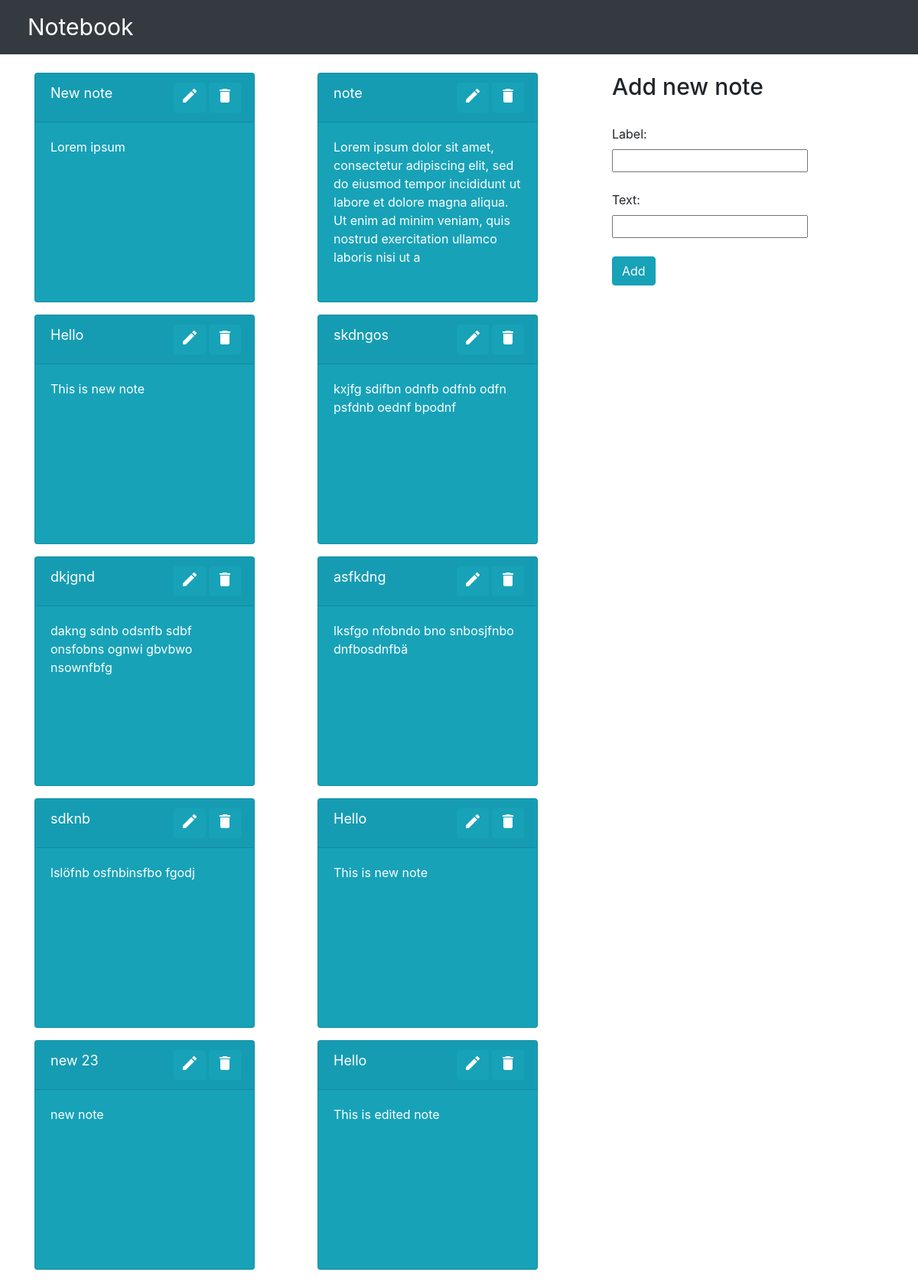
The app's page /, older data.
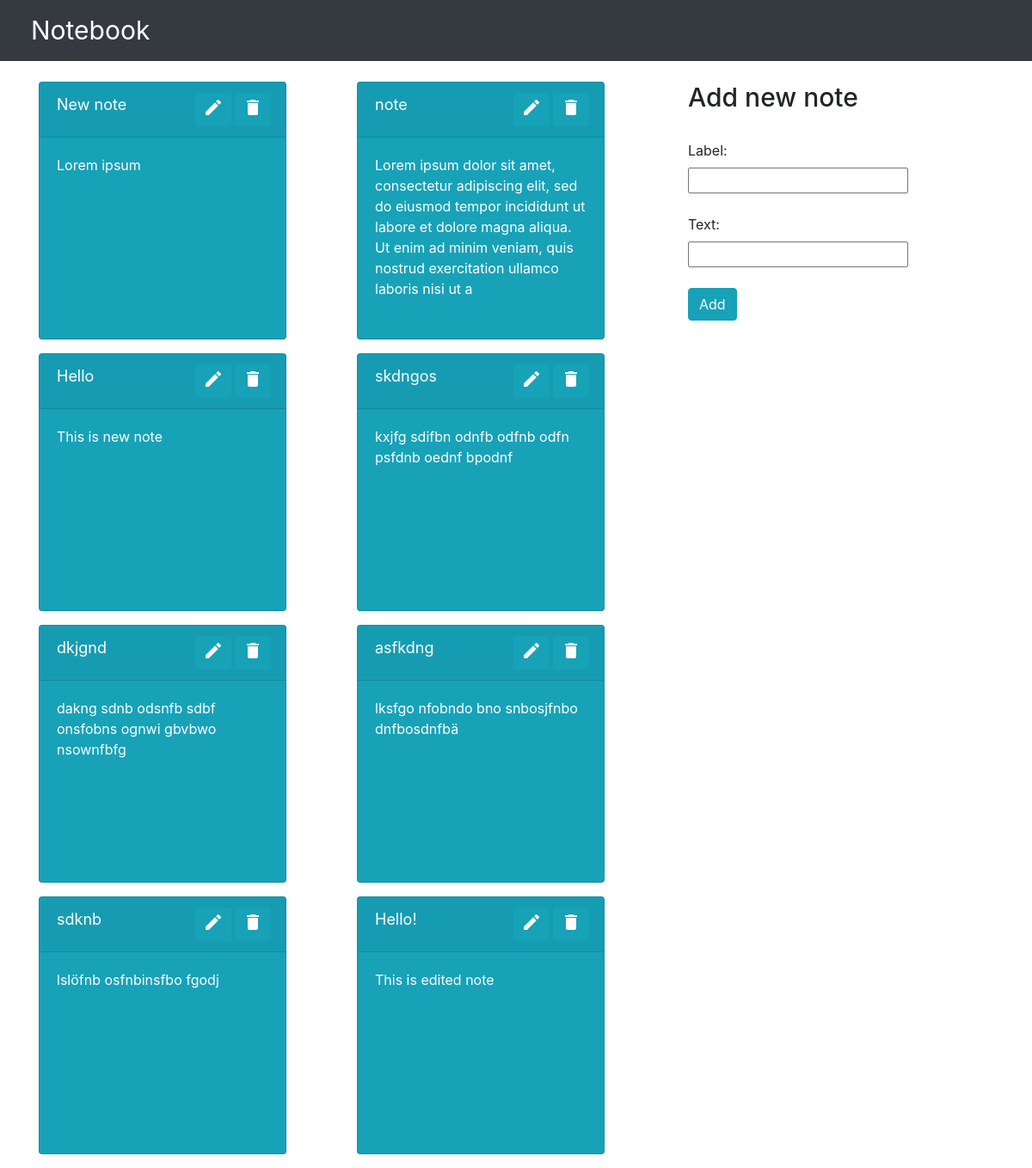
The same page, newer data.
### notebook/models.py (models this page shows, shortened)
class Note(models.Model):
    note_label = models.CharField(max_length=50)
    note_text = models.CharField(max_length=200)
    pub_date = models.DateTimeField('date published')

### notebook/views.py (the view)
# urls.py: path('', views.index, name='index'),
def index(request):
    latest_notes = Note.objects.order_by('pub_date')
    context = {'latest_notes': latest_notes,}
    return render(request, 'index.html', context)

### notebook/templates/index.html (shortened to what this page needs)
{% extends 'base.html' %}
{% block content %}
<div class="container">
    <div class="row">
        <div class="col-md-8">
            {% if latest_notes %}
            <div class="row row-cols-1 row-cols-md-2">
                {% for note in latest_notes %}
                <div class="col-mb-4">
                    <div class="card text-white bg-info mb-3" style="max-width: 18rem; height: 300px;">
                        <div class="card-header">
                            <div class="row">
                                <div class="col-7" id="note-header">
                                {{ note.note_label }}
                                </div>
                                <div class="col-2">
                                    <a class="btn btn-info btn-sm" href="{%url 'edit' note.id %}">
                                        <i class="material-icons prefix">mode_edit</i>
                                    </a>
                                </div>
                                <div class="col-3">
                                    <a class="btn btn-info btn-sm" href="{%url 'delete' note.id %}">
                                        <i class="material-icons prefix">delete</i>
                                    </a>
                                </div>
                        </div>
                        </div>
                        <div class="card-body">
                            <p class="card-text">{{ note.note_text }}</p>
                        </div>
                    </div>
                </div>
                    {% endfor %}
            </div>
            {% else %}
            <p>No saved notes.</p>
            {% endif %}
        </div>
        <div class="col-6 col-md-4">
            <h2 class="h2">Add new note</h2><br>
                <form method="POST" action="{% url 'create_note' %}">
                    <label for="label">Label:</label><br>
                    <input type="text" id="note_label" name="label" maxlength="50"><br><br>
                    <label for="text">Text:</label><br>
                    <input type="text" id="note_text" name="text" maxlength="200"><br><br>
                    <input type="submit" value="Add" class="btn btn-info">
                </form>
        </div>
    </div>
</div>
{% endblock %}

Row changes from the older to the newer data that the page shows:
removed Note: note_label "Hello", note_text "This is new note"
removed Note: note_label "new 23", note_text "new note"
changed Note "This is edited note": note_label "Hello" → "Hello!"
